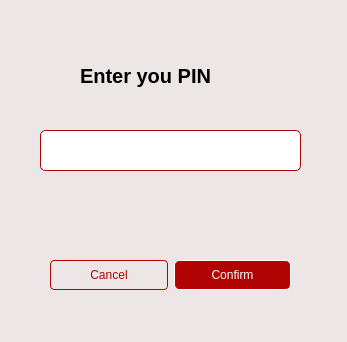
<?xml version="1.0" encoding="UTF-8"?>
<ui version="4.0">
 <class>Dialog</class>
 <widget class="QDialog" name="Dialog">
  <property name="geometry">
   <rect>
    <x>0</x>
    <y>0</y>
    <width>347</width>
    <height>342</height>
   </rect>
  </property>
  <property name="windowTitle">
   <string>Dialog</string>
  </property>
  <layout class="QHBoxLayout" name="horizontalLayout">
   <property name="spacing">
    <number>0</number>
   </property>
   <property name="leftMargin">
    <number>0</number>
   </property>
   <property name="topMargin">
    <number>0</number>
   </property>
   <property name="rightMargin">
    <number>0</number>
   </property>
   <property name="bottomMargin">
    <number>0</number>
   </property>
   <item>
    <widget class="QWidget" name="widget" native="true">
     <property name="styleSheet">
      <string notr="true">background-color: rgb(236, 230, 230);</string>
     </property>
     <widget class="QLabel" name="label">
      <property name="geometry">
       <rect>
        <x>80</x>
        <y>60</y>
        <width>181</width>
        <height>31</height>
       </rect>
      </property>
      <property name="font">
       <font>
        <pointsize>15</pointsize>
        <weight>75</weight>
        <bold>true</bold>
       </font>
      </property>
      <property name="text">
       <string>Enter you PIN</string>
      </property>
     </widget>
     <widget class="QLineEdit" name="lineEdit">
      <property name="geometry">
       <rect>
        <x>40</x>
        <y>130</y>
        <width>261</width>
        <height>41</height>
       </rect>
      </property>
      <property name="styleSheet">
       <string notr="true">background-color: rgb(255, 255, 255);
border: 1px solid  #B10303;
border-radius: 5px;
padding: 4px;
</string>
      </property>
     </widget>
     <widget class="QWidget" name="widget_2" native="true">
      <property name="geometry">
       <rect>
        <x>50</x>
        <y>240</y>
        <width>241</width>
        <height>71</height>
       </rect>
      </property>
      <layout class="QHBoxLayout" name="horizontalLayout_2">
       <item>
        <widget class="QPushButton" name="cancelbtn">
         <property name="cursor">
          <cursorShape>PointingHandCursor</cursorShape>
         </property>
         <property name="styleSheet">
          <string notr="true">background-color: rgb(236, 230, 230);
color: #B10303;
border: 1px solid #B10303;
border-radius: 4px;
padding: 7px;</string>
         </property>
         <property name="text">
          <string>Cancel</string>
         </property>
        </widget>
       </item>
       <item>
        <widget class="QPushButton" name="confirmbtn">
         <property name="cursor">
          <cursorShape>PointingHandCursor</cursorShape>
         </property>
         <property name="styleSheet">
          <string notr="true">#confirmbtn{
background-color: #B10303;
border: 1px solid white;
border-radius: 5px;
padding: 7px;
color: white;
}

#confirmbtn:hover{
color:black;
}</string>
         </property>
         <property name="text">
          <string>Confirm</string>
         </property>
        </widget>
       </item>
      </layout>
     </widget>
    </widget>
   </item>
  </layout>
 </widget>
 <resources/>
 <connections/>
</ui>
